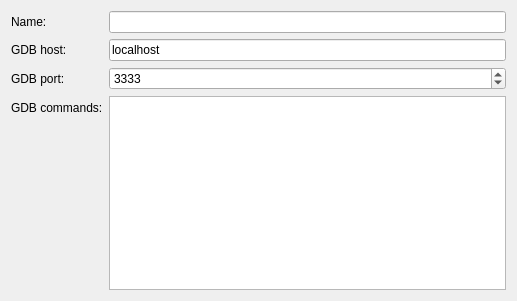
<?xml version="1.0" encoding="UTF-8"?>
<ui version="4.0">
 <class>BareMetal::Internal::BareMetalDeviceConfigurationWizardSetupPage</class>
 <widget class="QWidget" name="BareMetal::Internal::BareMetalDeviceConfigurationWizardSetupPage">
  <property name="geometry">
   <rect>
    <x>0</x>
    <y>0</y>
    <width>517</width>
    <height>301</height>
   </rect>
  </property>
  <property name="windowTitle">
   <string>Form</string>
  </property>
  <property name="locale">
   <locale language="English" country="UnitedStates"/>
  </property>
  <layout class="QFormLayout" name="formLayout">
   <item row="0" column="0">
    <widget class="QLabel" name="namelabel">
     <property name="text">
      <string>Name:</string>
     </property>
    </widget>
   </item>
   <item row="0" column="1">
    <widget class="QLineEdit" name="nameLineEdit"/>
   </item>
   <item row="3" column="1">
    <widget class="QLineEdit" name="hostNameLineEdit">
     <property name="text">
      <string>localhost</string>
     </property>
    </widget>
   </item>
   <item row="6" column="0">
    <widget class="QLabel" name="HostPortLabel">
     <property name="text">
      <string>GDB port:</string>
     </property>
    </widget>
   </item>
   <item row="3" column="0">
    <widget class="QLabel" name="hostLabel">
     <property name="text">
      <string>GDB host:</string>
     </property>
    </widget>
   </item>
   <item row="6" column="1">
    <widget class="QSpinBox" name="portSpinBox">
     <property name="minimum">
      <number>1</number>
     </property>
     <property name="maximum">
      <number>65535</number>
     </property>
     <property name="value">
      <number>3333</number>
     </property>
    </widget>
   </item>
   <item row="7" column="0">
    <widget class="QLabel" name="gdbInitLabel">
     <property name="text">
      <string>GDB commands:</string>
     </property>
    </widget>
   </item>
   <item row="7" column="1">
    <widget class="QPlainTextEdit" name="gdbInitCommandsPlainTextEdit"/>
   </item>
  </layout>
 </widget>
 <resources/>
 <connections/>
</ui>
